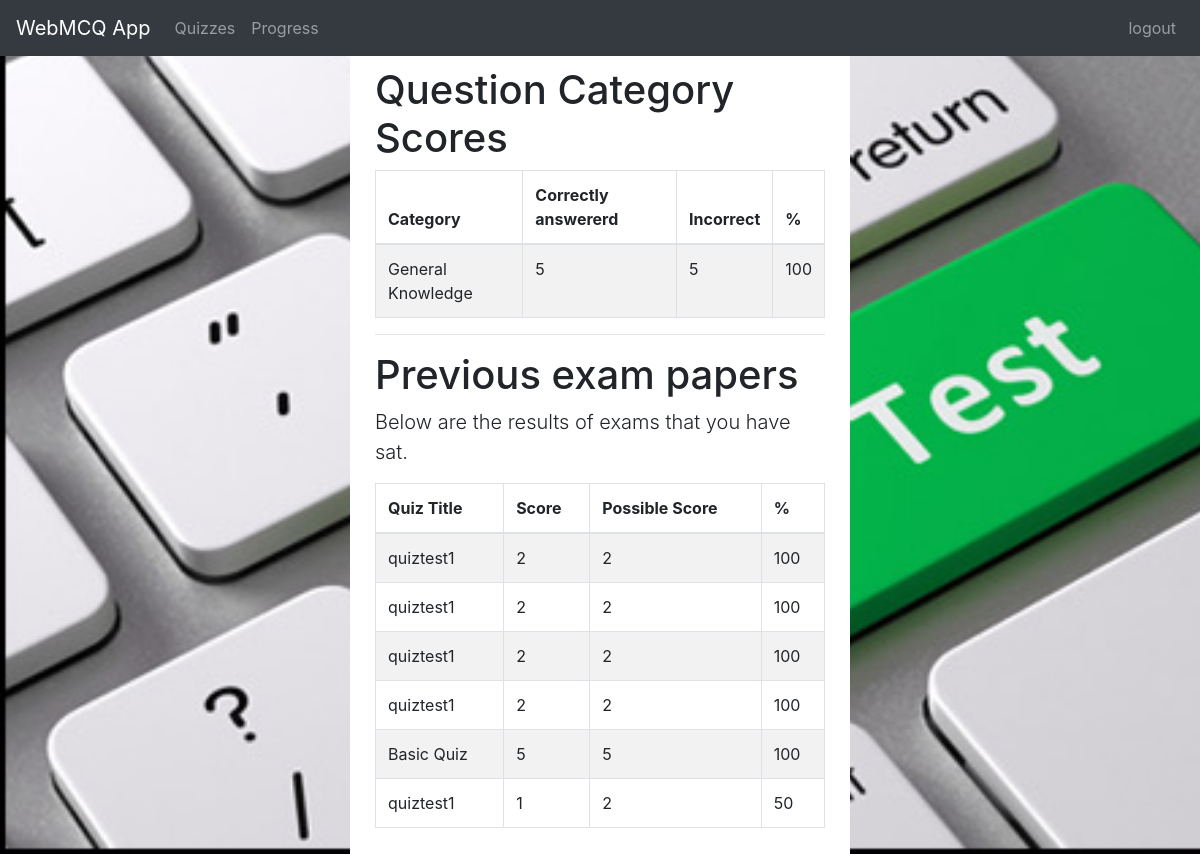
The app's page /progress/ (signed in) with its own data.
### quiz/models.py (models this page shows, shortened)
class Category(models.Model):
    category = models.CharField(
        verbose_name=_("Category"),
        max_length=250, blank=True,
        unique=True, null=True)
    objects = CategoryManager()
    class Meta:
        verbose_name = _("Category")
        verbose_name_plural = _("Categories")

class Sitting(models.Model):
    user = models.ForeignKey(settings.AUTH_USER_MODEL, verbose_name=_("User"), on_delete=models.CASCADE)
    quiz = models.ForeignKey(Quiz, verbose_name=_("Quiz"), on_delete=models.CASCADE)
    question_order = models.CharField(validators=[validate_comma_separated_integer_list],
        max_length=1024, verbose_name=_("Question Order"))
    question_list = models.CharField(validators=[validate_comma_separated_integer_list],
        max_length=1024, verbose_name=_("Question List"))
    incorrect_questions = models.CharField(validators=[validate_comma_separated_integer_list],
        max_length=1024, blank=True, verbose_name=_("Incorrect questions"))
    current_score = models.IntegerField(verbose_name=_("Current Score"))
    complete = models.BooleanField(default=False, blank=False,
                                   verbose_name=_("Complete"))
    user_answers = models.TextField(blank=True, default='{}',
                                    verbose_name=_("User Answers"))
    start = models.DateTimeField(auto_now_add=True,
                                 verbose_name=_("Start"))
    end = models.DateTimeField(null=True, blank=True, verbose_name=_("End"))
    objects = SittingManager()
    class Meta:
        permissions = (("view_sittings", _("Can see completed exams.")),)
    def _question_ids(self):
        return [int(n) for n in self.question_order.split(',') if n]
    @property
    def get_percent_correct(self):
        dividend = float(self.current_score)
        divisor = len(self._question_ids())
        if divisor < 1:
            return 0            # prevent divide by zero error
        if dividend > divisor:
            return 100
        correct = int(round((dividend / divisor) * 100))
        if correct >= 1:
            return correct
        else:
            return 0
    @property
    def get_max_score(self):
        return len(self._question_ids())

class Quiz(models.Model):
    title = models.CharField(
        verbose_name=_("Title"),
        max_length=60, blank=False)
    description = models.TextField(
        verbose_name=_("Description"),
        blank=True, help_text=_("a description of the quiz"))
    url = models.SlugField(
        max_length=60, blank=False,
        help_text=_("a user friendly url"),
        verbose_name=_("user friendly url"))
    category = models.ForeignKey(
        Category, null=True, blank=True,
        verbose_name=_("Category"), on_delete=models.CASCADE)
    random_order = models.BooleanField(
        blank=False, default=False,
        verbose_name=_("Random Order"),
        help_text=_("Display the questions in "
                    "a random order or as they "
                    "are set?"))
    max_questions = models.PositiveIntegerField(
        blank=True, null=True, verbose_name=_("Max Questions"),
        help_text=_("Number of questions to be answered on each attempt."))
    answers_at_end = models.BooleanField(
        blank=False, default=False,
        help_text=_("Correct answer is NOT shown after question."
                    " Answers displayed at the end."),
        verbose_name=_("Answers at end"))
    exam_paper = models.BooleanField(
        blank=False, default=False,
        help_text=_("If yes, the result of each"
                    " attempt by a user will be"
                    " stored. Necessary for marking."),
        verbose_name=_("Exam Paper"))
    single_attempt = models.BooleanField(
        blank=False, default=False,
        help_text=_("If yes, only one attempt by"
                    " a user will be permitted."
                    " Non users cannot sit this exam."),
        verbose_name=_("Single Attempt"))
    pass_mark = models.SmallIntegerField(
        blank=True, default=0,
        verbose_name=_("Pass Mark"),
        help_text=_("Percentage required to pass exam."),
        validators=[MaxValueValidator(100)])
    success_text = models.TextField(
        blank=True, help_text=_("Displayed if user passes."),
        verbose_name=_("Success Text"))
    fail_text = models.TextField(
        verbose_name=_("Fail Text"),
        blank=True, help_text=_("Displayed if user fails."))
    draft = models.BooleanField(
        blank=True, default=False,
        verbose_name=_("Draft"),
        help_text=_("If yes, the quiz is not displayed"
                    " in the quiz list and can only be"
                    " taken by users who can edit"
                    " quizzes."))
    class Meta:
        verbose_name = _("Quiz")
        verbose_name_plural = _("Quizzes")

### quiz/views.py (the view)
class QuizUserProgressView(TemplateView):
    template_name = 'progress.html'
    @method_decorator(login_required)
    def dispatch(self, request, *args, **kwargs):
        return super(QuizUserProgressView, self)\
            .dispatch(request, *args, **kwargs)
    def get_context_data(self, **kwargs):
        context = super(QuizUserProgressView, self).get_context_data(**kwargs)
        progress, c = Progress.objects.get_or_create(user=self.request.user)
        context['cat_scores'] = progress.list_all_cat_scores
        context['exams'] = progress.show_exams()
        return context

### quiz/models.py (called while the page is built)
    def show_exams(self):
        return Sitting.objects.filter(user=self.user, complete=True)

### quiz/templates/progress.html (shortened to what this page needs)
{% extends "base.html" %}
{% load i18n %}
{% load quiz_tags %}
{% block content %}
  {% if cat_scores %}
  <h1>{% trans "Question Category Scores" %}</h1>
  <table class="table table-bordered table-striped">
	<thead>
	  <tr>
		<th>{% trans "Category" %}</th>
		<th>{% trans "Correctly answererd" %}</th>
		<th>{% trans "Incorrect" %}</th>
		<th>%</th>
	  </tr>
	</thead>
	<tbody>
	  {% for cat, value in cat_scores.items %}
	  <tr>
		<td>{{ cat }}</td>
		<td>{{ value.0 }}</td>
		<td>{{ value.1 }}</td>
		<td>{{ value.2 }}</td>
	  </tr>
	  {% endfor %}
	</tbody>
  </table>
  {% endif %}
  {% if exams %}
  <hr>
  <h1>{% trans "Previous exam papers" %}</h1>
  <p class="lead">
	{% trans "Below are the results of exams that you have sat." %}
  </p>
  <table class="table table-bordered table-striped">
	<thead>
	  <tr>
		<th>{% trans "Quiz Title" %}</th>
		<th>{% trans "Score" %}</th>
		<th>{% trans "Possible Score" %}</th>
		<th>%</th>
	  </tr>
	</thead>
	<tbody>
	  {% for exam in exams %}
	  <tr>
		<td>{{ exam.quiz.title }}</td>
		<td>{{ exam.current_score }}</td>
		<td>{{ exam.get_max_score }}</td>
		<td>{{ exam.get_percent_correct }}</td>
	  </tr>
	  {% endfor %}
	</tbody>
  </table>
  {% endif %}
{% endblock %}

### quiz/templates/base.html (shortened to what this page needs)
{% load i18n %}
{% load static %}
<!DOCTYPE html>
<html xmlns:fb="http://www.facebook.com/2008/fbml" xmlns="http://www.w3.org/1999/xhtml" xml:lang="en" lang="en" dir="ltr">
<head>
  <link rel="stylesheet" href="https://stackpath.bootstrapcdn.com/bootstrap/4.1.2/css/bootstrap.min.css"
>
  <link rel="stylesheet" href="{% static 'style.css' %}">
</head>
<body>
  <nav class="navbar navbar-expand-lg navbar-dark bg-dark">
    <a class="navbar-brand" href="{% url 'index' %}">WebMCQ App</a>
    <div class="collapse navbar-collapse" id="navbarSupportedContent">
      <ul class="navbar-nav rm-auto">
        {% if user.is_authenticated %}
        <li class="nav-tem" style="color:gray">
          <a href="{% url 'quiz_index' %}" class="nav-link">Quizzes</a>
        </li>
        <li class="nav-tem" style="color:gray">
            <a href="{% url 'quiz_progress' %}" class="nav-link">Progress</a>
          </li>
        {% endif %}
      </ul>
      <ul class="navbar-nav ml-auto">
        <li class="nav-item ">
          {% if user.is_authenticated %}
          <a class="nav-link" href="{% url 'logout' %}">logout</a>
          {% else %}
          <a class="nav-link" href="{% url 'login' %}">Login</a>
          {% endif %}
        </li>
      </ul>
    </div>
  </nav>
  <div class = "content">
  <div class="container">
     {% block content %} {% endblock %}
  </div>
  </div>
</body>
</html>

### assets/style.css (style rules this page uses)
body { background-image :url(images/ot1.jpg); background-repeat: no-repeat; background-attachment: fixed; background-size: cover; }

### quiz/templates/base.html (style rules this page uses)
.content { max-width: 500px; margin: auto; background : white; padding: 10px; }

### records on screen
Category: cat_scores "General Knowledge"
Sitting: quiz "quiztest1", current_score "2", get_max_score "2", get_percent_correct "100"
Sitting: quiz "quiztest1", current_score "2", get_max_score "2", get_percent_correct "100"
Sitting: quiz "quiztest1", current_score "2", get_max_score "2", get_percent_correct "100"
Sitting: quiz "quiztest1", current_score "2", get_max_score "2", get_percent_correct "100"
Sitting: quiz "Basic Quiz", current_score "5", get_max_score "5", get_percent_correct "100"
Sitting: quiz "quiztest1", current_score "1", get_max_score "2", get_percent_correct "50"

### other values on screen
{{ value.0 }} "5"
{{ value.1 }} "5"
{{ value.2 }} "100"
